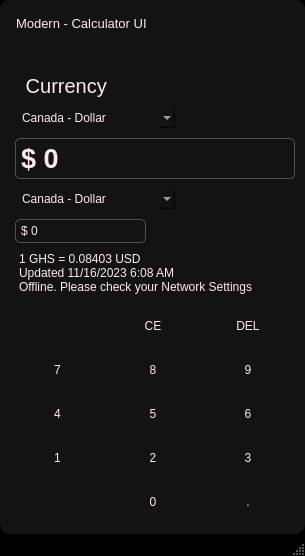
<?xml version="1.0" encoding="UTF-8"?>
<ui version="4.0">
 <class>MainWindow</class>
 <widget class="QMainWindow" name="MainWindow">
  <property name="geometry">
   <rect>
    <x>0</x>
    <y>0</y>
    <width>305</width>
    <height>556</height>
   </rect>
  </property>
  <property name="windowTitle">
   <string>MainWindow</string>
  </property>
  <property name="autoFillBackground">
   <bool>false</bool>
  </property>
  <property name="styleSheet">
   <string notr="true">STYLE-SHEET-SOURCE-CODE_
/*EERO TECHNOLOGIES INC. /////////// */
/*SOFTWARE-DEVELOPMENT_ /////////// */

* {
	border: none;
	background-color: transparent;
	padding: 0;
	margin: 0;
	color: #fff;
}
QMainWindow {
	background: tranparent;
	color: #ffeaea;
}
#centralwidget {	
	background-position: center;
	background: #131313;
	border-radius: 10px;
	padding: 25px;
	color: #ffeaea;
}
#widget_6 QPushButton, #widget_5 QPushButton, #widget_4 QPushButton {
	background: #131313;
	padding: 15px;
	border-radius: 10px;
	color: #ffeaea;
}
#widget_6 QPushButton:hover , #widget_5 QPushButton:hover {
	background-color: rgb(31, 24, 24);
	color: #ffeaea;
}
#widget_6 QPushButton:pressed, #widget_5 QPushButton:pressed {
	background-color: rgb(45, 0, 0);
	color: #ffeaea;
}
#widget_4 QPushButton:hover {
	background-color: rgb(31, 24, 24);
	color: #ffeaea;
}
#widget_4 QPushButton:pressed {
	background-color: rgb(45, 0, 0);
	color: #ffeaea;
}
#widget QWidget {
	color: #ffeaea;
}
#mainHeadline {
	background: #131313;
	border-radius: 5px;
}
#mainHeadline #headlineButton {
	background: none;
	border: none;
	padding: 5px;
}
QWidget #notepadMain QPushButton {
	background: #131313;
	padding: 15px;
	border-radius: 10px;
	color: #ffeaea;
}
QWidget #notepadMain QPushButton:hover {
	background-color: rgb(31, 24, 24);
	color: #ffeaea;
}
QWidget #notepadMain QPushButton:pressed {
	background-color: rgb(45, 0, 0);
	color: #ffeaea;
}
QWidget #functions QPushButton {
	padding: 5px;
	color: #ffeaea;
	border-radius: 4px;
	background-color: rgb(72, 72, 72);
}
QWidget #functions QPushButton:hover {
	color: #ffeaea;
	background-color: rgb(83, 83, 83);
}
QWidget #functions QPushButton:pressed {
	color: #ffeaea;
	background-color: rgb(67, 67, 67);
}
QWidget #mainHeadline_2 QPushButton {
	background: none;
	color: #ffeaea;
	border: none;
	padding: 5px;
}
QWidget #mainHeadline {
	background: none;
	border: none;
	padding: 5px;
}
#calculatorOut QWidget {
	color: #ffeaea;
}
QLineEdit{
	border-radius: 5px;
	border: 1px solid rgb(83, 83, 83);
	padding: 3px;
	padding-right: 20px;
	background-color: transparent;
	color: #ffeaea;
}
QComboBox {
	padding: 2px;
	padding-left: 7px;
	color: #ffeaea;
	background: #131313;
	border: none;
}
#pushButton_15:hover, #pushButton_16:hover {
	background-color: rgb(83, 83, 83);
	border-radius: 10px;
	padding: 5px;
	border: none;
}
#menubar {
	background: #131313;
	border-radius: 10px;
	color: #ffeaea;
	padding: 5px;
}
#menubar QPushButton {
	border: 2px solid transparent ;
}
QMainWindow #windowTitle_2 {
	color: #ffeaea;
}</string>
  </property>
  <property name="tabShape">
   <enum>QTabWidget::Rounded</enum>
  </property>
  <property name="dockOptions">
   <set>QMainWindow::AllowTabbedDocks|QMainWindow::AnimatedDocks</set>
  </property>
  <widget class="QWidget" name="centralwidget">
   <property name="styleSheet">
    <string notr="true"/>
   </property>
   <layout class="QVBoxLayout" name="verticalLayout">
    <property name="spacing">
     <number>0</number>
    </property>
    <property name="leftMargin">
     <number>0</number>
    </property>
    <property name="topMargin">
     <number>0</number>
    </property>
    <property name="rightMargin">
     <number>0</number>
    </property>
    <property name="bottomMargin">
     <number>0</number>
    </property>
    <item alignment="Qt::AlignTop">
     <widget class="QFrame" name="menubar">
      <property name="frameShape">
       <enum>QFrame::StyledPanel</enum>
      </property>
      <property name="frameShadow">
       <enum>QFrame::Raised</enum>
      </property>
      <layout class="QHBoxLayout" name="horizontalLayout_10" stretch="0,0">
       <property name="spacing">
        <number>2</number>
       </property>
       <property name="leftMargin">
        <number>2</number>
       </property>
       <property name="topMargin">
        <number>2</number>
       </property>
       <property name="rightMargin">
        <number>2</number>
       </property>
       <property name="bottomMargin">
        <number>2</number>
       </property>
       <item alignment="Qt::AlignLeft|Qt::AlignTop">
        <widget class="QWidget" name="windowTitle" native="true">
         <property name="font">
          <font>
           <pointsize>12</pointsize>
           <bold>true</bold>
          </font>
         </property>
         <layout class="QHBoxLayout" name="horizontalLayout_13">
          <item alignment="Qt::AlignLeft">
           <widget class="QLabel" name="windowTitle_2">
            <property name="font">
             <font>
              <pointsize>10</pointsize>
              <bold>false</bold>
             </font>
            </property>
            <property name="text">
             <string>Modern - Calculator UI</string>
            </property>
           </widget>
          </item>
         </layout>
        </widget>
       </item>
       <item alignment="Qt::AlignRight|Qt::AlignTop">
        <widget class="QWidget" name="widget_2" native="true">
         <layout class="QHBoxLayout" name="horizontalLayout_12">
          <item alignment="Qt::AlignRight">
           <widget class="QWidget" name="menuFrame" native="true">
            <layout class="QHBoxLayout" name="horizontalLayout_11">
             <property name="spacing">
              <number>0</number>
             </property>
             <property name="leftMargin">
              <number>0</number>
             </property>
             <property name="topMargin">
              <number>0</number>
             </property>
             <property name="rightMargin">
              <number>0</number>
             </property>
             <property name="bottomMargin">
              <number>0</number>
             </property>
             <item>
              <widget class="QPushButton" name="userButton">
               <property name="cursor">
                <cursorShape>PointingHandCursor</cursorShape>
               </property>
               <property name="text">
                <string/>
               </property>
               <property name="icon">
                <iconset>
                 <normaloff>../thebride/images/icons/main-user.png</normaloff>../thebride/images/icons/main-user.png</iconset>
               </property>
              </widget>
             </item>
             <item>
              <widget class="QPushButton" name="minimize">
               <property name="cursor">
                <cursorShape>PointingHandCursor</cursorShape>
               </property>
               <property name="text">
                <string/>
               </property>
               <property name="icon">
                <iconset>
                 <normaloff>../thebride/images/icons/zoom-out-half.png</normaloff>../thebride/images/icons/zoom-out-half.png</iconset>
               </property>
              </widget>
             </item>
             <item>
              <widget class="QPushButton" name="closeButton">
               <property name="cursor">
                <cursorShape>PointingHandCursor</cursorShape>
               </property>
               <property name="text">
                <string/>
               </property>
               <property name="icon">
                <iconset>
                 <normaloff>../thebride/images/icons/close-button.png</normaloff>../thebride/images/icons/close-button.png</iconset>
               </property>
              </widget>
             </item>
            </layout>
           </widget>
          </item>
         </layout>
        </widget>
       </item>
      </layout>
     </widget>
    </item>
    <item alignment="Qt::AlignVCenter">
     <widget class="QStackedWidget" name="background">
      <property name="styleSheet">
       <string notr="true"/>
      </property>
      <property name="frameShape">
       <enum>QFrame::NoFrame</enum>
      </property>
      <property name="frameShadow">
       <enum>QFrame::Raised</enum>
      </property>
      <property name="currentIndex">
       <number>0</number>
      </property>
      <widget class="QWidget" name="currencyPage">
       <layout class="QVBoxLayout" name="verticalLayout_2" stretch="0,0">
        <property name="spacing">
         <number>0</number>
        </property>
        <property name="leftMargin">
         <number>5</number>
        </property>
        <property name="topMargin">
         <number>0</number>
        </property>
        <property name="rightMargin">
         <number>5</number>
        </property>
        <property name="bottomMargin">
         <number>10</number>
        </property>
        <item alignment="Qt::AlignTop">
         <widget class="QWidget" name="widget" native="true">
          <layout class="QVBoxLayout" name="verticalLayout_3" stretch="0,0,0,0,0,0">
           <property name="spacing">
            <number>0</number>
           </property>
           <property name="leftMargin">
            <number>5</number>
           </property>
           <property name="topMargin">
            <number>5</number>
           </property>
           <property name="rightMargin">
            <number>5</number>
           </property>
           <property name="bottomMargin">
            <number>1</number>
           </property>
           <item alignment="Qt::AlignTop">
            <widget class="QWidget" name="mainHeadline" native="true">
             <layout class="QHBoxLayout" name="horizontalLayout_2">
              <property name="spacing">
               <number>0</number>
              </property>
              <property name="leftMargin">
               <number>5</number>
              </property>
              <property name="topMargin">
               <number>0</number>
              </property>
              <property name="rightMargin">
               <number>0</number>
              </property>
              <property name="bottomMargin">
               <number>0</number>
              </property>
              <item alignment="Qt::AlignLeft">
               <widget class="QPushButton" name="headlineButton">
                <property name="font">
                 <font>
                  <pointsize>15</pointsize>
                  <bold>false</bold>
                 </font>
                </property>
                <property name="text">
                 <string> Currency</string>
                </property>
                <property name="icon">
                 <iconset>
                  <normaloff>../../../../Adobe-AI_Files/Png_Icons_/Eero-Tech-Inc-PNG-Art-Files_/4x/Asset 1@4x.png</normaloff>../../../../Adobe-AI_Files/Png_Icons_/Eero-Tech-Inc-PNG-Art-Files_/4x/Asset 1@4x.png</iconset>
                </property>
                <property name="iconSize">
                 <size>
                  <width>20</width>
                  <height>20</height>
                 </size>
                </property>
               </widget>
              </item>
             </layout>
            </widget>
           </item>
           <item alignment="Qt::AlignLeft">
            <widget class="QWidget" name="output_1" native="true">
             <layout class="QHBoxLayout" name="horizontalLayout_5" stretch="0">
              <property name="spacing">
               <number>15</number>
              </property>
              <property name="leftMargin">
               <number>5</number>
              </property>
              <property name="topMargin">
               <number>5</number>
              </property>
              <property name="rightMargin">
               <number>0</number>
              </property>
              <property name="bottomMargin">
               <number>10</number>
              </property>
              <item>
               <widget class="QComboBox" name="comboBox">
                <item>
                 <property name="text">
                  <string>Canada - Dollar</string>
                 </property>
                </item>
                <item>
                 <property name="text">
                  <string>China - Yuan</string>
                 </property>
                </item>
                <item>
                 <property name="text">
                  <string>Ghana - Cedi</string>
                 </property>
                </item>
                <item>
                 <property name="text">
                  <string>Korean - Won</string>
                 </property>
                </item>
                <item>
                 <property name="text">
                  <string>Nigerian - Naira</string>
                 </property>
                </item>
                <item>
                 <property name="text">
                  <string>United Kingdom - Pound</string>
                 </property>
                </item>
                <item>
                 <property name="text">
                  <string>United States - Dollar</string>
                 </property>
                </item>
               </widget>
              </item>
             </layout>
            </widget>
           </item>
           <item alignment="Qt::AlignLeft">
            <widget class="QWidget" name="currency_1" native="true">
             <property name="font">
              <font>
               <pointsize>20</pointsize>
               <bold>true</bold>
              </font>
             </property>
             <layout class="QHBoxLayout" name="horizontalLayout_3">
              <property name="spacing">
               <number>0</number>
              </property>
              <property name="leftMargin">
               <number>5</number>
              </property>
              <property name="topMargin">
               <number>0</number>
              </property>
              <property name="rightMargin">
               <number>0</number>
              </property>
              <property name="bottomMargin">
               <number>0</number>
              </property>
              <item>
               <widget class="QLineEdit" name="lineEdit_2">
                <property name="text">
                 <string>$ 0</string>
                </property>
               </widget>
              </item>
             </layout>
            </widget>
           </item>
           <item alignment="Qt::AlignLeft">
            <widget class="QWidget" name="ouput_2" native="true">
             <layout class="QHBoxLayout" name="horizontalLayout_6">
              <property name="spacing">
               <number>15</number>
              </property>
              <property name="leftMargin">
               <number>5</number>
              </property>
              <property name="topMargin">
               <number>10</number>
              </property>
              <property name="rightMargin">
               <number>0</number>
              </property>
              <property name="bottomMargin">
               <number>10</number>
              </property>
              <item>
               <widget class="QComboBox" name="comboBox_2">
                <item>
                 <property name="text">
                  <string>Canada - Dollar</string>
                 </property>
                </item>
                <item>
                 <property name="text">
                  <string>China - Yuan</string>
                 </property>
                </item>
                <item>
                 <property name="text">
                  <string>Ghana - Cedi</string>
                 </property>
                </item>
                <item>
                 <property name="text">
                  <string>Korean - Won</string>
                 </property>
                </item>
                <item>
                 <property name="text">
                  <string>Nigerian - Naira</string>
                 </property>
                </item>
                <item>
                 <property name="text">
                  <string>United Kingdom - Pound</string>
                 </property>
                </item>
                <item>
                 <property name="text">
                  <string>United States - Dollar</string>
                 </property>
                </item>
               </widget>
              </item>
             </layout>
            </widget>
           </item>
           <item alignment="Qt::AlignLeft">
            <widget class="QWidget" name="currency_2" native="true">
             <layout class="QHBoxLayout" name="horizontalLayout_4">
              <property name="spacing">
               <number>0</number>
              </property>
              <property name="leftMargin">
               <number>5</number>
              </property>
              <property name="topMargin">
               <number>0</number>
              </property>
              <property name="rightMargin">
               <number>0</number>
              </property>
              <property name="bottomMargin">
               <number>0</number>
              </property>
              <item>
               <widget class="QLineEdit" name="lineEdit_3">
                <property name="text">
                 <string>$ 0</string>
                </property>
                <property name="dragEnabled">
                 <bool>true</bool>
                </property>
               </widget>
              </item>
             </layout>
            </widget>
           </item>
           <item>
            <widget class="QWidget" name="outputInfo" native="true">
             <layout class="QHBoxLayout" name="horizontalLayout_8">
              <item>
               <widget class="QLabel" name="label">
                <property name="text">
                 <string>1 GHS = 0.08403 USD
Updated 11/16/2023 6:08 AM
Offline. Please check your Network Settings</string>
                </property>
               </widget>
              </item>
             </layout>
            </widget>
           </item>
          </layout>
         </widget>
        </item>
        <item>
         <layout class="QGridLayout" name="gridLayout">
          <property name="sizeConstraint">
           <enum>QLayout::SetDefaultConstraint</enum>
          </property>
          <property name="leftMargin">
           <number>5</number>
          </property>
          <property name="topMargin">
           <number>0</number>
          </property>
          <property name="rightMargin">
           <number>5</number>
          </property>
          <property name="bottomMargin">
           <number>0</number>
          </property>
          <property name="spacing">
           <number>0</number>
          </property>
          <item row="0" column="0">
           <widget class="QWidget" name="widget_3" native="true">
            <layout class="QHBoxLayout" name="horizontalLayout">
             <property name="spacing">
              <number>0</number>
             </property>
             <property name="leftMargin">
              <number>0</number>
             </property>
             <property name="topMargin">
              <number>0</number>
             </property>
             <property name="rightMargin">
              <number>0</number>
             </property>
             <property name="bottomMargin">
              <number>0</number>
             </property>
             <item>
              <widget class="QWidget" name="widget_4" native="true">
               <layout class="QVBoxLayout" name="verticalLayout_6" stretch="0,0,0,0,0">
                <property name="spacing">
                 <number>0</number>
                </property>
                <property name="sizeConstraint">
                 <enum>QLayout::SetDefaultConstraint</enum>
                </property>
                <property name="leftMargin">
                 <number>0</number>
                </property>
                <property name="topMargin">
                 <number>0</number>
                </property>
                <property name="rightMargin">
                 <number>0</number>
                </property>
                <property name="bottomMargin">
                 <number>0</number>
                </property>
                <item>
                 <widget class="QPushButton" name="emptyBtn">
                  <property name="styleSheet">
                   <string notr="true">#emptyBtn:hover {
	background: none;
}</string>
                  </property>
                  <property name="text">
                   <string/>
                  </property>
                 </widget>
                </item>
                <item>
                 <widget class="QPushButton" name="bttn_7">
                  <property name="cursor">
                   <cursorShape>PointingHandCursor</cursorShape>
                  </property>
                  <property name="text">
                   <string>7</string>
                  </property>
                 </widget>
                </item>
                <item>
                 <widget class="QPushButton" name="bttn_4">
                  <property name="cursor">
                   <cursorShape>PointingHandCursor</cursorShape>
                  </property>
                  <property name="text">
                   <string>4</string>
                  </property>
                 </widget>
                </item>
                <item>
                 <widget class="QPushButton" name="bttn_1">
                  <property name="cursor">
                   <cursorShape>PointingHandCursor</cursorShape>
                  </property>
                  <property name="text">
                   <string>1</string>
                  </property>
                 </widget>
                </item>
                <item>
                 <widget class="QPushButton" name="emptyBtn_1">
                  <property name="styleSheet">
                   <string notr="true">#emptyBtn_1:hover {
	background: none;
}</string>
                  </property>
                  <property name="text">
                   <string/>
                  </property>
                 </widget>
                </item>
               </layout>
              </widget>
             </item>
             <item>
              <widget class="QWidget" name="widget_5" native="true">
               <layout class="QVBoxLayout" name="verticalLayout_4" stretch="0,0,0,0,0">
                <property name="spacing">
                 <number>0</number>
                </property>
                <property name="leftMargin">
                 <number>1</number>
                </property>
                <property name="topMargin">
                 <number>0</number>
                </property>
                <property name="rightMargin">
                 <number>0</number>
                </property>
                <property name="bottomMargin">
                 <number>0</number>
                </property>
                <item>
                 <widget class="QPushButton" name="resetBtn">
                  <property name="cursor">
                   <cursorShape>PointingHandCursor</cursorShape>
                  </property>
                  <property name="text">
                   <string>CE</string>
                  </property>
                 </widget>
                </item>
                <item>
                 <widget class="QPushButton" name="bttn_8">
                  <property name="cursor">
                   <cursorShape>PointingHandCursor</cursorShape>
                  </property>
                  <property name="text">
                   <string>8</string>
                  </property>
                 </widget>
                </item>
                <item>
                 <widget class="QPushButton" name="bttn_5">
                  <property name="cursor">
                   <cursorShape>PointingHandCursor</cursorShape>
                  </property>
                  <property name="text">
                   <string>5</string>
                  </property>
                 </widget>
                </item>
                <item>
                 <widget class="QPushButton" name="bttn_2">
                  <property name="cursor">
                   <cursorShape>PointingHandCursor</cursorShape>
                  </property>
                  <property name="text">
                   <string>2</string>
                  </property>
                 </widget>
                </item>
                <item>
                 <widget class="QPushButton" name="bttn_0">
                  <property name="cursor">
                   <cursorShape>PointingHandCursor</cursorShape>
                  </property>
                  <property name="text">
                   <string>0</string>
                  </property>
                 </widget>
                </item>
               </layout>
              </widget>
             </item>
             <item>
              <widget class="QWidget" name="widget_6" native="true">
               <layout class="QVBoxLayout" name="verticalLayout_5" stretch="0,0,0,0,0">
                <property name="spacing">
                 <number>0</number>
                </property>
                <property name="leftMargin">
                 <number>1</number>
                </property>
                <property name="topMargin">
                 <number>0</number>
                </property>
                <property name="rightMargin">
                 <number>0</number>
                </property>
                <property name="bottomMargin">
                 <number>0</number>
                </property>
                <item>
                 <widget class="QPushButton" name="deleteBtn">
                  <property name="cursor">
                   <cursorShape>PointingHandCursor</cursorShape>
                  </property>
                  <property name="text">
                   <string>DEL</string>
                  </property>
                 </widget>
                </item>
                <item>
                 <widget class="QPushButton" name="bttn_9">
                  <property name="cursor">
                   <cursorShape>PointingHandCursor</cursorShape>
                  </property>
                  <property name="text">
                   <string>9</string>
                  </property>
                 </widget>
                </item>
                <item>
                 <widget class="QPushButton" name="bttn_6">
                  <property name="cursor">
                   <cursorShape>PointingHandCursor</cursorShape>
                  </property>
                  <property name="text">
                   <string>6</string>
                  </property>
                 </widget>
                </item>
                <item>
                 <widget class="QPushButton" name="bttn_3">
                  <property name="cursor">
                   <cursorShape>PointingHandCursor</cursorShape>
                  </property>
                  <property name="text">
                   <string>3</string>
                  </property>
                 </widget>
                </item>
                <item>
                 <widget class="QPushButton" name="decimalBtn">
                  <property name="cursor">
                   <cursorShape>PointingHandCursor</cursorShape>
                  </property>
                  <property name="text">
                   <string>.</string>
                  </property>
                 </widget>
                </item>
               </layout>
              </widget>
             </item>
            </layout>
           </widget>
          </item>
         </layout>
        </item>
       </layout>
      </widget>
      <widget class="QWidget" name="calculatorPage">
       <layout class="QVBoxLayout" name="verticalLayout_7" stretch="0,0">
        <property name="spacing">
         <number>0</number>
        </property>
        <property name="leftMargin">
         <number>5</number>
        </property>
        <property name="topMargin">
         <number>0</number>
        </property>
        <property name="rightMargin">
         <number>5</number>
        </property>
        <property name="bottomMargin">
         <number>10</number>
        </property>
        <item>
         <widget class="QWidget" name="widget_7" native="true">
          <layout class="QVBoxLayout" name="verticalLayout_15">
           <property name="spacing">
            <number>10</number>
           </property>
           <property name="leftMargin">
            <number>5</number>
           </property>
           <property name="topMargin">
            <number>0</number>
           </property>
           <property name="rightMargin">
            <number>5</number>
           </property>
           <property name="bottomMargin">
            <number>1</number>
           </property>
           <item alignment="Qt::AlignTop">
            <widget class="QWidget" name="secondHeadline" native="true">
             <layout class="QVBoxLayout" name="verticalLayout_12">
              <property name="spacing">
               <number>0</number>
              </property>
              <property name="leftMargin">
               <number>0</number>
              </property>
              <property name="topMargin">
               <number>0</number>
              </property>
              <property name="rightMargin">
               <number>0</number>
              </property>
              <property name="bottomMargin">
               <number>0</number>
              </property>
              <item alignment="Qt::AlignTop">
               <widget class="QWidget" name="mainHeadline_2" native="true">
                <layout class="QHBoxLayout" name="horizontalLayout_9">
                 <property name="spacing">
                  <number>0</number>
                 </property>
                 <property name="leftMargin">
                  <number>5</number>
                 </property>
                 <property name="topMargin">
                  <number>0</number>
                 </property>
                 <property name="rightMargin">
                  <number>0</number>
                 </property>
                 <property name="bottomMargin">
                  <number>0</number>
                 </property>
                 <item alignment="Qt::AlignLeft">
                  <widget class="QPushButton" name="headlineButton_2">
                   <property name="font">
                    <font>
                     <pointsize>15</pointsize>
                     <bold>false</bold>
                    </font>
                   </property>
                   <property name="text">
                    <string> Calculator</string>
                   </property>
                   <property name="icon">
                    <iconset>
                     <normaloff>../../../../Adobe-AI_Files/Png_Icons_/Eero-Tech-Inc-PNG-Art-Files_/4x/Asset 1@4x.png</normaloff>../../../../Adobe-AI_Files/Png_Icons_/Eero-Tech-Inc-PNG-Art-Files_/4x/Asset 1@4x.png</iconset>
                   </property>
                   <property name="iconSize">
                    <size>
                     <width>20</width>
                     <height>20</height>
                    </size>
                   </property>
                  </widget>
                 </item>
                </layout>
               </widget>
              </item>
             </layout>
            </widget>
           </item>
           <item alignment="Qt::AlignTop">
            <widget class="QLineEdit" name="lineEdit">
             <property name="font">
              <font>
               <pointsize>40</pointsize>
              </font>
             </property>
             <property name="text">
              <string>0</string>
             </property>
             <property name="alignment">
              <set>Qt::AlignRight|Qt::AlignTrailing|Qt::AlignVCenter</set>
             </property>
            </widget>
           </item>
           <item alignment="Qt::AlignBottom">
            <widget class="QWidget" name="functions" native="true">
             <layout class="QVBoxLayout" name="verticalLayout_13" stretch="0">
              <property name="spacing">
               <number>0</number>
              </property>
              <property name="leftMargin">
               <number>0</number>
              </property>
              <property name="topMargin">
               <number>5</number>
              </property>
              <property name="rightMargin">
               <number>0</number>
              </property>
              <property name="bottomMargin">
               <number>2</number>
              </property>
              <item alignment="Qt::AlignBottom">
               <widget class="QFrame" name="funtionButton">
                <property name="frameShape">
                 <enum>QFrame::StyledPanel</enum>
                </property>
                <property name="frameShadow">
                 <enum>QFrame::Raised</enum>
                </property>
                <layout class="QGridLayout" name="gridLayout_3">
                 <property name="leftMargin">
                  <number>0</number>
                 </property>
                 <property name="topMargin">
                  <number>0</number>
                 </property>
                 <property name="rightMargin">
                  <number>0</number>
                 </property>
                 <property name="bottomMargin">
                  <number>0</number>
                 </property>
                 <property name="horizontalSpacing">
                  <number>2</number>
                 </property>
                 <item row="0" column="0">
                  <widget class="QPushButton" name="pushButton_33">
                   <property name="text">
                    <string>MC</string>
                   </property>
                  </widget>
                 </item>
                 <item row="0" column="1">
                  <widget class="QPushButton" name="pushButton_34">
                   <property name="text">
                    <string>MR</string>
                   </property>
                  </widget>
                 </item>
                 <item row="0" column="2">
                  <widget class="QPushButton" name="pushButton_35">
                   <property name="text">
                    <string>M+</string>
                   </property>
                  </widget>
                 </item>
                 <item row="0" column="3">
                  <widget class="QPushButton" name="pushButton_38">
                   <property name="text">
                    <string>M-</string>
                   </property>
                  </widget>
                 </item>
                 <item row="0" column="4">
                  <widget class="QPushButton" name="pushButton_37">
                   <property name="text">
                    <string>MS</string>
                   </property>
                  </widget>
                 </item>
                 <item row="0" column="5">
                  <widget class="QPushButton" name="pushButton_36">
                   <property name="text">
                    <string> M</string>
                   </property>
                   <property name="icon">
                    <iconset>
                     <normaloff>../../../../Adobe-AI_Files/Png_Icons_/Eero-Tech-Inc-PNG-Art-Files_/arrow-down.png</normaloff>../../../../Adobe-AI_Files/Png_Icons_/Eero-Tech-Inc-PNG-Art-Files_/arrow-down.png</iconset>
                   </property>
                   <property name="iconSize">
                    <size>
                     <width>10</width>
                     <height>10</height>
                    </size>
                   </property>
                  </widget>
                 </item>
                </layout>
               </widget>
              </item>
             </layout>
            </widget>
           </item>
          </layout>
         </widget>
        </item>
        <item>
         <widget class="QWidget" name="notepadMain" native="true">
          <layout class="QVBoxLayout" name="verticalLayout_11">
           <property name="spacing">
            <number>0</number>
           </property>
           <property name="leftMargin">
            <number>0</number>
           </property>
           <property name="topMargin">
            <number>0</number>
           </property>
           <property name="rightMargin">
            <number>0</number>
           </property>
           <property name="bottomMargin">
            <number>0</number>
           </property>
           <item>
            <layout class="QGridLayout" name="gridLayout_2">
             <property name="sizeConstraint">
              <enum>QLayout::SetDefaultConstraint</enum>
             </property>
             <property name="leftMargin">
              <number>5</number>
             </property>
             <property name="topMargin">
              <number>0</number>
             </property>
             <property name="rightMargin">
              <number>5</number>
             </property>
             <property name="bottomMargin">
              <number>0</number>
             </property>
             <property name="spacing">
              <number>0</number>
             </property>
             <item row="0" column="0">
              <widget class="QWidget" name="widget_9" native="true">
               <layout class="QHBoxLayout" name="horizontalLayout_7">
                <property name="spacing">
                 <number>0</number>
                </property>
                <property name="leftMargin">
                 <number>0</number>
                </property>
                <property name="topMargin">
                 <number>0</number>
                </property>
                <property name="rightMargin">
                 <number>0</number>
                </property>
                <property name="bottomMargin">
                 <number>0</number>
                </property>
                <item>
                 <widget class="QWidget" name="widget_10" native="true">
                  <layout class="QVBoxLayout" name="verticalLayout_8" stretch="0,0,0,0,0,0">
                   <property name="spacing">
                    <number>0</number>
                   </property>
                   <property name="sizeConstraint">
                    <enum>QLayout::SetDefaultConstraint</enum>
                   </property>
                   <property name="leftMargin">
                    <number>0</number>
                   </property>
                   <property name="topMargin">
                    <number>0</number>
                   </property>
                   <property name="rightMargin">
                    <number>0</number>
                   </property>
                   <property name="bottomMargin">
                    <number>0</number>
                   </property>
                   <item>
                    <widget class="QPushButton" name="subract">
                     <property name="text">
                      <string>-</string>
                     </property>
                    </widget>
                   </item>
                   <item>
                    <widget class="QPushButton" name="btn_7">
                     <property name="cursor">
                      <cursorShape>PointingHandCursor</cursorShape>
                     </property>
                     <property name="text">
                      <string>7</string>
                     </property>
                    </widget>
                   </item>
                   <item>
                    <widget class="QPushButton" name="btn_4">
                     <property name="cursor">
                      <cursorShape>PointingHandCursor</cursorShape>
                     </property>
                     <property name="text">
                      <string>4</string>
                     </property>
                    </widget>
                   </item>
                   <item>
                    <widget class="QPushButton" name="btn_1">
                     <property name="cursor">
                      <cursorShape>PointingHandCursor</cursorShape>
                     </property>
                     <property name="text">
                      <string>1</string>
                     </property>
                    </widget>
                   </item>
                   <item>
                    <widget class="QPushButton" name="addition">
                     <property name="text">
                      <string>+</string>
                     </property>
                    </widget>
                   </item>
                   <item>
                    <widget class="QPushButton" name="division">
                     <property name="text">
                      <string>/</string>
                     </property>
                    </widget>
                   </item>
                  </layout>
                 </widget>
                </item>
                <item>
                 <widget class="QWidget" name="widget_11" native="true">
                  <layout class="QVBoxLayout" name="verticalLayout_9" stretch="0,0,0,0,0,0">
                   <property name="spacing">
                    <number>0</number>
                   </property>
                   <property name="leftMargin">
                    <number>1</number>
                   </property>
                   <property name="topMargin">
                    <number>0</number>
                   </property>
                   <property name="rightMargin">
                    <number>0</number>
                   </property>
                   <property name="bottomMargin">
                    <number>0</number>
                   </property>
                   <item>
                    <widget class="QPushButton" name="reset">
                     <property name="cursor">
                      <cursorShape>PointingHandCursor</cursorShape>
                     </property>
                     <property name="text">
                      <string>CE</string>
                     </property>
                    </widget>
                   </item>
                   <item>
                    <widget class="QPushButton" name="btn_8">
                     <property name="cursor">
                      <cursorShape>PointingHandCursor</cursorShape>
                     </property>
                     <property name="text">
                      <string>8</string>
                     </property>
                    </widget>
                   </item>
                   <item>
                    <widget class="QPushButton" name="btn_5">
                     <property name="cursor">
                      <cursorShape>PointingHandCursor</cursorShape>
                     </property>
                     <property name="text">
                      <string>5</string>
                     </property>
                    </widget>
                   </item>
                   <item>
                    <widget class="QPushButton" name="btn_2">
                     <property name="cursor">
                      <cursorShape>PointingHandCursor</cursorShape>
                     </property>
                     <property name="text">
                      <string>2</string>
                     </property>
                    </widget>
                   </item>
                   <item>
                    <widget class="QPushButton" name="btn_0">
                     <property name="cursor">
                      <cursorShape>PointingHandCursor</cursorShape>
                     </property>
                     <property name="text">
                      <string>0</string>
                     </property>
                    </widget>
                   </item>
                   <item>
                    <widget class="QPushButton" name="multiplication">
                     <property name="text">
                      <string>x</string>
                     </property>
                    </widget>
                   </item>
                  </layout>
                 </widget>
                </item>
                <item>
                 <widget class="QWidget" name="widget_12" native="true">
                  <layout class="QVBoxLayout" name="verticalLayout_10" stretch="0,0,0,0,0,0">
                   <property name="spacing">
                    <number>0</number>
                   </property>
                   <property name="leftMargin">
                    <number>1</number>
                   </property>
                   <property name="topMargin">
                    <number>0</number>
                   </property>
                   <property name="rightMargin">
                    <number>0</number>
                   </property>
                   <property name="bottomMargin">
                    <number>0</number>
                   </property>
                   <item>
                    <widget class="QPushButton" name="delete_2">
                     <property name="cursor">
                      <cursorShape>PointingHandCursor</cursorShape>
                     </property>
                     <property name="text">
                      <string>DEL</string>
                     </property>
                    </widget>
                   </item>
                   <item>
                    <widget class="QPushButton" name="btn_9">
                     <property name="cursor">
                      <cursorShape>PointingHandCursor</cursorShape>
                     </property>
                     <property name="text">
                      <string>9</string>
                     </property>
                    </widget>
                   </item>
                   <item>
                    <widget class="QPushButton" name="btn_6">
                     <property name="cursor">
                      <cursorShape>PointingHandCursor</cursorShape>
                     </property>
                     <property name="text">
                      <string>6</string>
                     </property>
                    </widget>
                   </item>
                   <item>
                    <widget class="QPushButton" name="btn_3">
                     <property name="cursor">
                      <cursorShape>PointingHandCursor</cursorShape>
                     </property>
                     <property name="text">
                      <string>3</string>
                     </property>
                    </widget>
                   </item>
                   <item>
                    <widget class="QPushButton" name="decimal">
                     <property name="cursor">
                      <cursorShape>PointingHandCursor</cursorShape>
                     </property>
                     <property name="text">
                      <string>.</string>
                     </property>
                    </widget>
                   </item>
                   <item>
                    <widget class="QPushButton" name="eqaual">
                     <property name="text">
                      <string>=</string>
                     </property>
                    </widget>
                   </item>
                  </layout>
                 </widget>
                </item>
               </layout>
              </widget>
             </item>
            </layout>
           </item>
          </layout>
         </widget>
        </item>
       </layout>
      </widget>
     </widget>
    </item>
   </layout>
  </widget>
  <widget class="QStatusBar" name="statusBar"/>
 </widget>
 <resources/>
 <connections/>
</ui>
